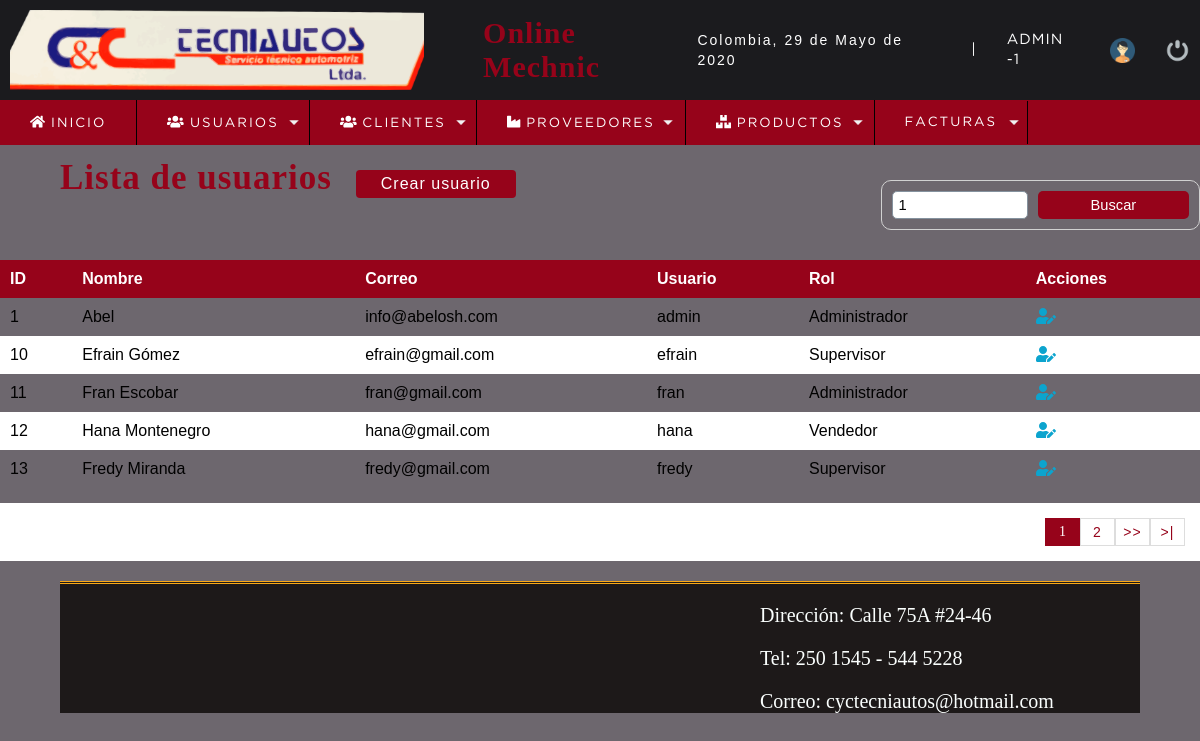
The app's page /sistema/buscar_usuario.php?busqueda=1 (signed in) with its own data.
### tables this page shows
CREATE TABLE `usuario` (
  `idusuario` int(11) NOT NULL,
  `nombre` varchar(50) DEFAULT NULL,
  `correo` varchar(100) DEFAULT NULL,
  `usuario` varchar(15) DEFAULT NULL,
  `clave` varchar(100) DEFAULT NULL,
  `rol` int(11) DEFAULT NULL,
  `estatus` int(11) NOT NULL DEFAULT 1
);

CREATE TABLE `rol` (
  `idrol` int(11) NOT NULL,
  `rol` varchar(20) DEFAULT NULL
);

### sistema/buscar_usuario.php (the view, shortened to what this page needs)
<?php
	include "../conexion.php";
 ?>
<!DOCTYPE html>
<html lang="en">
<head>
	<?php include "includes/scripts.php"; ?>
</head>
<body>
	<?php include "includes/header.php"; ?>
	<section id="container">
		<?php
			$busqueda = strtolower($_REQUEST['busqueda']);
		 ?>
		<h1>Lista de usuarios</h1>
		<a href="registro_usuario.php" class="btn_new">Crear usuario</a>
		<form action="buscar_usuario.php" method="get" class="form_search">
			<input type="text" name="busqueda" id="busqueda" placeholder="Buscar" value="<?php echo $busqueda; ?>">
			<input type="submit" value="Buscar" class="btn_search">
		</form>
		<table>
			<tr>
				<th>ID</th>
				<th>Nombre</th>
				<th>Correo</th>
				<th>Usuario</th>
				<th>Rol</th>
				<th>Acciones</th>
			</tr>
		<?php
			$rol = '';
			$sql_registe = mysqli_query($conection,"SELECT COUNT(*) as total_registro FROM usuario
																WHERE ( idusuario LIKE '%$busqueda%' OR
																		nombre LIKE '%$busqueda%' OR
																		correo LIKE '%$busqueda%' OR
																		usuario LIKE '%$busqueda%'
																		$rol  )
																AND estatus = 1  ");
			$result_register = mysqli_fetch_array($sql_registe);
			$total_registro = $result_register['total_registro'];
			$por_pagina = 5;
			if(empty($_GET['pagina']))
			{
				$pagina = 1;
			}else{
				$pagina = $_GET['pagina'];
			}
			$desde = ($pagina-1) * $por_pagina;
			$total_paginas = ceil($total_registro / $por_pagina);
			$query = mysqli_query($conection,"SELECT u.idusuario, u.nombre, u.correo, u.usuario, r.rol FROM usuario u INNER JOIN rol r ON u.rol = r.idrol
										WHERE
										( u.idusuario LIKE '%$busqueda%' OR
											u.nombre LIKE '%$busqueda%' OR
											u.correo LIKE '%$busqueda%' OR
											u.usuario LIKE '%$busqueda%' OR
											r.rol    LIKE  '%$busqueda%' )
										AND
										estatus = 1 ORDER BY u.idusuario ASC LIMIT $desde,$por_pagina
				");
			$result = mysqli_num_rows($query);
			if($result > 0){
				while ($data = mysqli_fetch_array($query)) {
			?>
				<tr>
					<td><?php echo $data["idusuario"]; ?></td>
					<td><?php echo $data["nombre"]; ?></td>
					<td><?php echo $data["correo"]; ?></td>
					<td><?php echo $data["usuario"]; ?></td>
					<td><?php echo $data['rol'] ?></td>
					<td>
						<a class="link_edit" href="editar_usuario.php?id=<?php echo $data["idusuario"]; ?>"><i class="fas fa-user-edit"></i></a>
					</td>
				</tr>
		<?php
				}
			}
		 ?>
		</table>
<?php
	if($total_registro != 0)
	{
 ?>
		<div class="paginador">
			<ul>
			<?php
				for ($i=1; $i <= $total_paginas; $i++) {
					if($i == $pagina)
					{
						echo '<li class="pageSelected">'.$i.'</li>';
					}else{
						echo '<li><a href="?pagina='.$i.'&busqueda='.$busqueda.'">'.$i.'</a></li>';
					}
				}
				if($pagina != $total_paginas)
				{
			 ?>
				<li><a href="?pagina=<?php echo $pagina + 1; ?>&busqueda=<?php echo $busqueda; ?>">>></a></li>
				<li><a href="?pagina=<?php echo $total_paginas; ?>&busqueda=<?php echo $busqueda; ?> ">>|</a></li>
			<?php } ?>
			</ul>
		</div>
<?php } ?>
	</section>
	<?php include "includes/footer.php"; ?>
</body>
</html>

### sistema/css/style.css (style rules this page uses)
* { margin: 0; padding: 0; box-sizing: border-box; }
body { background: #6d676E; display: block; height: 100%; }
h1, h2, h3, h4, h5, h6 { font-family: 'arial'; font-weight: bold; letter-spacing: 1px; }
h1 { font-size: 26px; }
a { text-decoration: none; font-family: arial; letter-spacing: 1px; }
#container { display: block; padding-top: 150px; }
form { background: #FFF; margin: auto; padding: 20px 50px; border: 1px solid #d1d1d1; margin-top: 30px; }
input, select { display: block; width: 100%; font-size: 11pt; padding: 5px; border: 1px solid #85929e; border-radius: 5px; }
#container h1 { font-size: 35px; display: inline-block; }
.btn_new { display: inline-block; background: #96031A; color: #FFF; padding: 5px 25px; border-radius: 4px; margin: 20px; }
table { border-collapse: collapse; font-size: 12pt; font-family: 'arial'; width: 100%; }
table th { text-align: left; padding: 10px; background: #96031A; color: #FFF; }
table tr:nth-child(odd) { background: #FFF; }
table td { padding: 10px; }
.link_edit { color: #0ca4ce; }
.paginador ul { padding: 15px; list-style: none; background: #FFF; margin-top: 15px; display: -webkit-flex; display: -moz-flex; display: -ms-flex; display: -o-flex; display: flex; justify-content: flex-end; }
.paginador a, .pageSelected { color: #96031A; border: 1px solid #ddd; padding: 5px; display: inline-block; font-size: 14px; text-align: center; width: 35px; }
.pageSelected { color: #FFF; background: #96031A; border: 1px solid #96031A; }
.form_search { display: -webkit-flex; display: -moz-flex; display: -ms-flex; display: -o-flex; display: flex; float: right; background: initial; padding: 10px; border-radius: 10px; margin: 30px auto; }
.form_search .btn_search { background: #96031A; color: #FFF; padding: 0 20px; border: 0; cursor: pointer; margin-left: 10px; border-radius: 5px; }
h1 { color: #96031A; font-family: Candara; margin-left: 5%; font-size: 30px; text-decoration: none; }

### records on screen
usuario: idusuario "1", nombre "Abel", correo "info@abelosh.com", usuario "admin", rol.rol "Administrador"
usuario: idusuario "10", nombre "Efrain Gómez", correo "efrain@gmail.com", usuario "efrain", rol.rol "Supervisor"
usuario: idusuario "11", nombre "Fran Escobar", correo "fran@gmail.com", usuario "fran", rol.rol "Administrador"
usuario: idusuario "12", nombre "Hana Montenegro", correo "hana@gmail.com", usuario "hana", rol.rol "Vendedor"
usuario: idusuario "13", nombre "Fredy Miranda", correo "fredy@gmail.com", usuario "fredy", rol.rol "Supervisor"

### other values on screen
fechaC() "29 de Mayo de 2020"
$_SESSION['user'] "ADMIN"
$_SESSION['rol'] "1"
